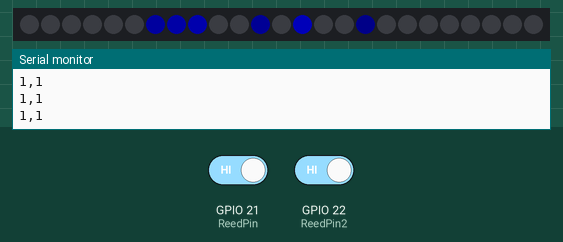
Simulated run of this sketch. Board: ESP32. Shown: 25 RGB LEDs in strip order, left to right, the last lines printed to the serial monitor. Inputs (shaded band) come from the test bench; at power-on: GPIO 21 (ReedPin) HIGH, GPIO 22 (ReedPin2) HIGH. Dim RGB values are drawn brighter than linear; the strip is taken to match the declared colour order.

Above: at 2.26 s.
2.3 s: GPIO 21 (ReedPin) driven LOW
At 2.37 s:
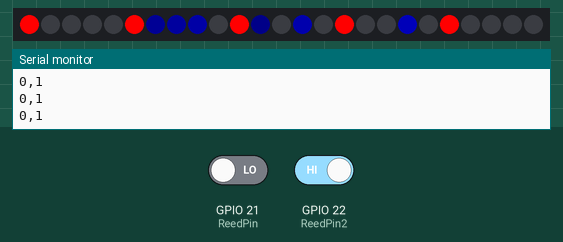
4.1 s: GPIO 22 (ReedPin2) driven LOW
At 4.23 s:
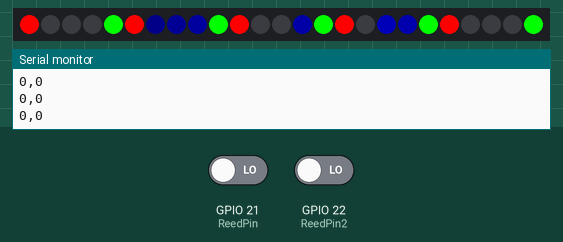
5.9 s: GPIO 21 (ReedPin) driven HIGH
At 5.99 s:
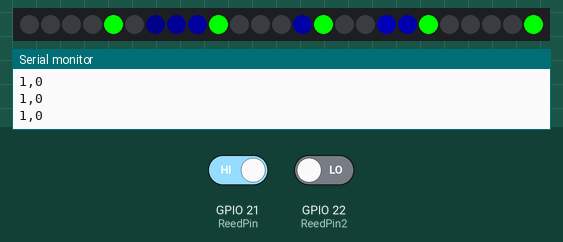
7.7 s: GPIO 22 (ReedPin2) driven HIGH
At 7.85 s:
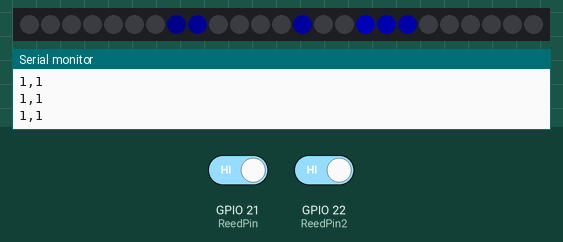

Measured:
- after the input at 2.3 s, the LEDs: change at once (image 1)
- after the input at 4.1 s, the LEDs: first change at once (image 2 shows a later state)
- after the input at 5.9 s, the LEDs: change at once (image 3)
- after the input at 7.7 s, the LEDs: first change at once (image 4 shows a later state)

The sketch:

arduino_atom_matrix_reed_test.ino
```cpp
/*

PINOUT ATOM MATRIX (M5STACK)

                    WIFI
                  ________________
             3V3 |                |
  reed2 +3V3 G22 |                |G21 reed1 +3.3V
             G19 |     BOTTOM     |G25
             G23 |                |5V
  reed2 GND  G33 |________________|GND reed1 GND
                   GND 5V G26 G32

*/
#include <Adafruit_NeoPixel.h>

// constants won't change. They're used here to set pin numbers:
const int ReedPin = 21;       // the number of the pushbutton pin
const int ReedPin2 = 22;      // the number of the pushbutton pin
const int ReedPin2_gnd = 33;  // the number of the pushbutton pin

// Paramètres de la bande LED
#define LED_PIN 27   // 23: default Pin de données pour les LEDs BAND 2
#define MAX_LEDS 25  // Nombre maximum de LEDs prises en charge

Adafruit_NeoPixel strip1(MAX_LEDS, LED_PIN, NEO_RGB + NEO_KHZ800);

#define WAIT_BLINK 100

unsigned long previousMillis;
int i = 0;
int matrice_led[8] = { 6, 7, 8, 13, 18, 17, 16, 11 };
int indice = 0;


// variables will change:
int ReedState = 0;   // variable for reading the pushbutton status
int ReedState2 = 0;  // variable for reading the pushbutton status

void setup() {
  Serial.begin(115200);  // Initialiser la communication série
  strip1.begin();        // Initialiser la bande LED
  strip1.show();         // Éteindre toutes les LEDs au démarrage

  strip1.setPixelColor(0, strip1.Color(255, 0, 0));
  strip1.show();
  delay(250);
  strip1.setPixelColor(0, strip1.Color(0, 0, 0));
  strip1.show();
  delay(250);
  strip1.setPixelColor(0, strip1.Color(255, 0, 0));
  strip1.show();
  delay(250);
  strip1.setPixelColor(0, strip1.Color(0, 0, 0));
  strip1.show();
  delay(250);
  // initialize the pushbutton pin as an input:
  pinMode(ReedPin, INPUT_PULLUP);

  pinMode(ReedPin2, INPUT_PULLUP);
  pinMode(ReedPin2_gnd, OUTPUT);
  digitalWrite(ReedPin2_gnd, LOW);
}

void loop() {

  if (millis() >= previousMillis) {
    previousMillis = millis() + WAIT_BLINK;
    strip1.setPixelColor(6, strip1.Color(0, 0, 0));
    strip1.setPixelColor(7, strip1.Color(0, 0, 0));
    strip1.setPixelColor(8, strip1.Color(0, 0, 0));
    strip1.setPixelColor(13, strip1.Color(0, 0, 0));
    strip1.setPixelColor(18, strip1.Color(0, 0, 0));
    strip1.setPixelColor(17, strip1.Color(0, 0, 0));
    strip1.setPixelColor(16, strip1.Color(0, 0, 0));
    strip1.setPixelColor(11, strip1.Color(0, 0, 0));
    i++;
    strip1.setPixelColor(matrice_led[i % 8], strip1.Color(0, 0, 0));
    strip1.setPixelColor(matrice_led[(i + 1) % 8], strip1.Color(0, 0, 0));
    strip1.setPixelColor(matrice_led[(i + 2) % 8], strip1.Color(0, 0, 10));
    strip1.setPixelColor(matrice_led[(i + 3) % 8], strip1.Color(0, 0, 20));
    strip1.setPixelColor(matrice_led[(i + 4) % 8], strip1.Color(0, 0, 30));
    strip1.setPixelColor(matrice_led[(i + 5) % 8], strip1.Color(0, 0, 40));
    strip1.setPixelColor(matrice_led[(i + 6) % 8], strip1.Color(0, 0, 50));
    strip1.setPixelColor(matrice_led[(i + 7) % 8], strip1.Color(0, 0, 70));
  }

  // read the state of the pushbutton value:
  digitalWrite(ReedPin2_gnd, LOW);
  ReedState = digitalRead(ReedPin);
  ReedState2 = digitalRead(ReedPin2);
  digitalWrite(ReedPin2_gnd, HIGH);

  Serial.print(ReedState);
  Serial.print(",");
  Serial.println(ReedState2);

  // check if the pushbutton is pressed. If it is, the buttonState is HIGH:
  if (ReedState == HIGH) {
    // turn LED on:
    strip1.setPixelColor(0, strip1.Color(0, 0, 0));
    strip1.setPixelColor(5, strip1.Color(0, 0, 0));
    strip1.setPixelColor(10, strip1.Color(0, 0, 0));
    strip1.setPixelColor(15, strip1.Color(0, 0, 0));
    strip1.setPixelColor(20, strip1.Color(0, 0, 0));

  } else {
    // turn LED off:
    strip1.setPixelColor(0, strip1.Color(255, 0, 0));
    strip1.setPixelColor(5, strip1.Color(255, 0, 0));
    strip1.setPixelColor(10, strip1.Color(255, 0, 0));
    strip1.setPixelColor(15, strip1.Color(255, 0, 0));
    strip1.setPixelColor(20, strip1.Color(255, 0, 0));
  }

  if (ReedState2 == HIGH) {
    // turn LED on:
    strip1.setPixelColor(4, strip1.Color(0, 0, 0));
    strip1.setPixelColor(9, strip1.Color(0, 0, 0));
    strip1.setPixelColor(14, strip1.Color(0, 0, 0));
    strip1.setPixelColor(19, strip1.Color(0, 0, 0));
    strip1.setPixelColor(24, strip1.Color(0, 0, 0));

  } else {
    // turn LED off:
    strip1.setPixelColor(4, strip1.Color(0, 255, 0));
    strip1.setPixelColor(9, strip1.Color(0, 255, 0));
    strip1.setPixelColor(14, strip1.Color(0, 255, 0));
    strip1.setPixelColor(19, strip1.Color(0, 255, 0));
    strip1.setPixelColor(24, strip1.Color(0, 255, 0));
  }
  strip1.show();
  delay(10);
}
```
